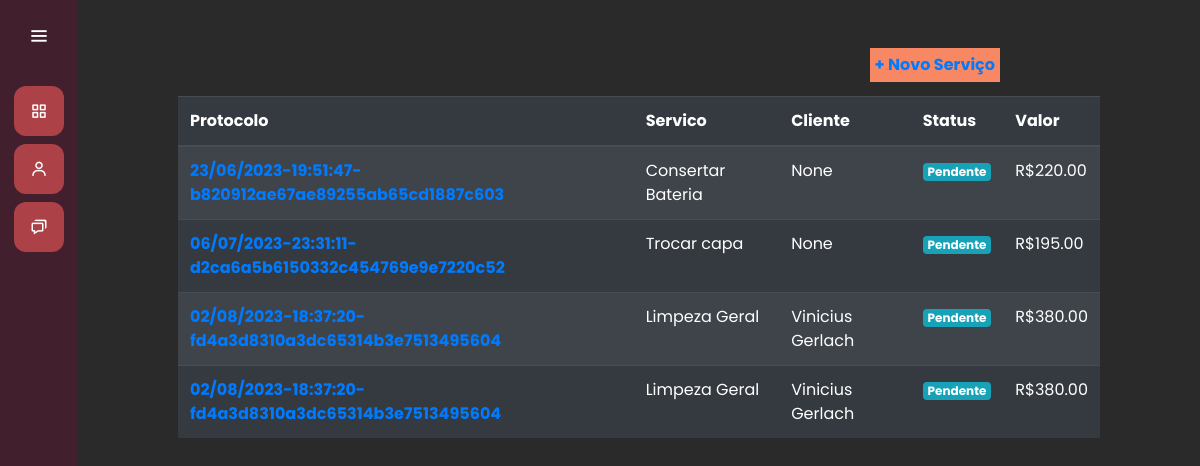
/servicos/, run on an earlier commit of the app's database.
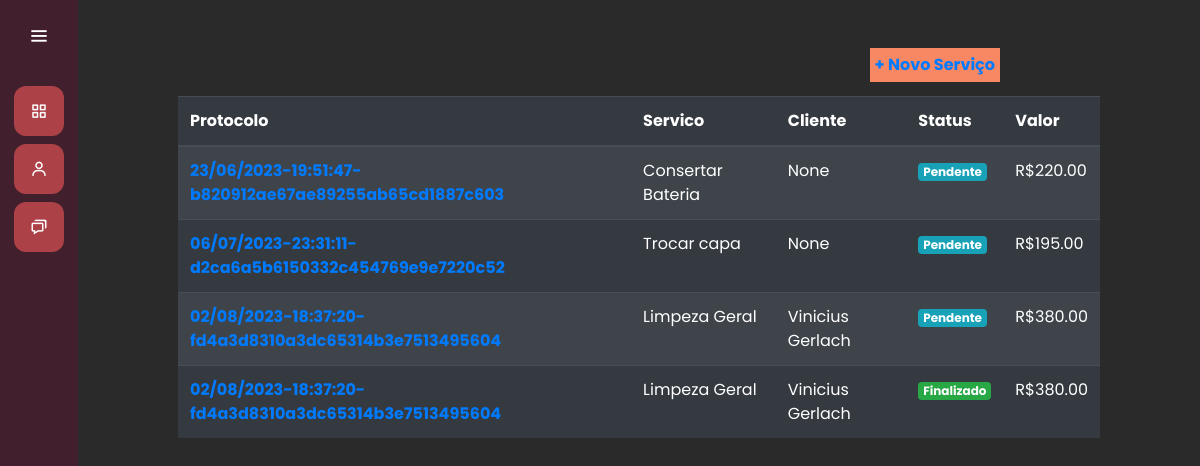
And on a later commit of the database.
### servicos/models.py (models this page shows, shortened)
class Servico(models.Model):
    servico = models.CharField(max_length=30)
    cliente = models.ForeignKey(Cliente, on_delete=models.SET_NULL, null=True)
    preco = models.DecimalField(max_digits=8, decimal_places=2, null=True)
    data_inicio = models.DateField(null=True)
    data_entrega = models.DateField(null=True)
    descricao = models.CharField(max_length=100, null=True)
    finalizado = models.BooleanField(default=False)
    protocolo = models.CharField(max_length=52, null=True, blank=True)
    identificador = models.CharField(max_length=24, null=True, blank=True)

### clientes/models.py (models this page shows)
class Cliente(models.Model):
    nome_completo = models.CharField(max_length=80, default=True)
    email = models.EmailField(max_length=50)
    cpf = models.CharField(max_length=11)
    def __str__(self) -> str:
        return self.nome_completo

### servicos/views.py (the view)
# urls.py: path('', views.listar_servico, name="servicos"),
def listar_servico(request):
    if request.method == "GET":
        servicos = Servico.objects.all()
        return render(request, 'listar_servico.html', {'servicos': servicos})

### servicos/templates/listar_servico.html
{% extends "base.html" %}
{% load static %}
{% block 'head' %}
    <link rel="stylesheet" href="{% static 'clientes/css/clientes.css' %}">
    <link rel="stylesheet" href="{% static 'servicos/css/listar_servico.css' %}">
{% endblock %}
{% block 'dashboard' %}
    <br>
    <br>
    <div class="container-fluid distanciamento">
        <div>
            <a class="btn-add-servicos" href="{% url 'novo_servico' %}">+ Novo Serviço</a>
            <br>
            <br>
            <table class="table table-striped table-dark">
                <thead>
                    <tr>
                        <th scope="col">Protocolo</th>
                        <th scope="col">Servico</th>
                        <th scope="col">Cliente</th>
                        <th scope="col">Status</th>
                        <th scope="col">Valor</th>
                    </tr>
                </thead>
                <tbody>
                    {% for servico in servicos %}
                        <tr>
                            <th><a href="{% url 'servico' servico.identificador %}">{{servico.protocolo}}</a></th>
                            <td>{{servico.servico}}</td>
                            <td>{{servico.cliente}}</td>
                            <td>
                                {% if servico.finalizado %}
                                    <span class="badge badge-success">Finalizado</span>
                                {% else %}
                                    <span class="badge badge-info">Pendente</span>
                                {% endif %}
                            </td>
                            <td>R${{servico.preco}}</td>
                        </tr>
                    {% endfor %}
                </tbody>
            </table>
        </div>
    </div>
{% endblock %}

What changed in the data, as far as the page shows it:
changed Servico (number 4 of 4 on the later page): finalizado "Pendente" → "Finalizado"
